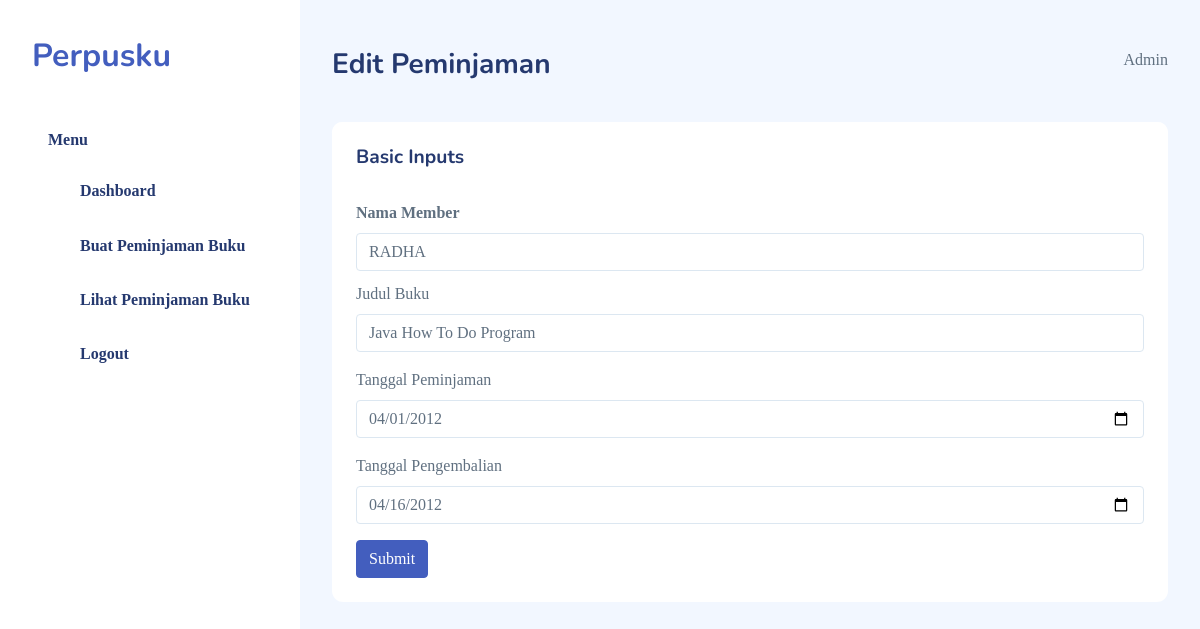
Screenshot of /edit_peminjaman.php?id=4 (signed in) with the database file from the repository.
### tables this page shows
CREATE TABLE `lms_admin` (
  `id_admin` int(11) NOT NULL,
  `nama` varchar(150) NOT NULL,
  `email` varchar(150) NOT NULL,
  `password` varchar(150) NOT NULL,
  `jenis_kelamin` varchar(50) NOT NULL,
  `no_hp` varchar(20) NOT NULL,
  `alamat` varchar(250) NOT NULL
);

CREATE TABLE `lms_book_issue` (
  `BOOK_ISSUE_NO` int(11) NOT NULL,
  `MEMBER_ID` varchar(10) NOT NULL,
  `BOOK_CODE` varchar(10) NOT NULL,
  `DATE_ISSUE` varchar(50) NOT NULL,
  `DATE_RETURN` varchar(50) NOT NULL
);

CREATE TABLE `lms_members` (
  `MEMBER_ID` varchar(10) NOT NULL,
  `MEMBER_NAME` varchar(30) NOT NULL,
  `CITY` varchar(20) DEFAULT NULL,
  `DATE_REGISTER` date NOT NULL,
  `DATE_EXPIRE` date DEFAULT NULL,
  `MEMBERSHIP_STATUS` varchar(15) NOT NULL
);

CREATE TABLE `lms_book_details` (
  `BOOK_CODE` varchar(10) NOT NULL,
  `BOOK_TITLE` varchar(50) NOT NULL,
  `CATEGORY` varchar(15) NOT NULL,
  `AUTHOR` varchar(30) NOT NULL,
  `PUBLICATION` varchar(30) DEFAULT NULL,
  `PUBLISH_DATE` date DEFAULT NULL,
  `BOOK_EDITION` int(2) DEFAULT NULL,
  `PRICE` varchar(15) NOT NULL,
  `RACK_NUM` varchar(3) DEFAULT NULL,
  `DATE_ARRIVAL` date NOT NULL,
  `SUPPLIER_ID` varchar(3) NOT NULL
);

### edit_peminjaman.php (the view, shortened to what this page needs)
<?php
include('db.php');
$get_user = mysqli_query($db, "SELECT * FROM lms_admin WHERE email='$_SESSION[email]'");
$user = mysqli_fetch_array($get_user);
$id_peminjaman = $_GET['id'];
$query = "SELECT * FROM lms_book_issue JOIN lms_members ON lms_book_issue.MEMBER_ID = lms_members.MEMBER_ID JOIN lms_book_details ON lms_book_issue.BOOK_CODE = lms_book_details.BOOK_CODE WHERE lms_book_issue.BOOK_ISSUE_NO = $id_peminjaman";;
$get_peminjaman = mysqli_query($db, $query);
$peminjaman = mysqli_fetch_array($get_peminjaman);
?>
<!DOCTYPE html>
<html lang="en">
<head>
    <link rel="stylesheet" href="mazer/dist/assets/css/main/app.css">
    <link rel="stylesheet" href="mazer/dist/assets/css/main/app-dark.css">
</head>
<body>
    <div id="app">
        <div id="sidebar" class="active">
            <div class="sidebar-wrapper active">
                <div class="sidebar-header position-relative">
                    <div class="d-flex justify-content-between align-items-center">
                        <div class="logo">
                            <a href="dashboard.php">Perpusku</a>
                        </div>
                    </div>
                </div>
                <div class="sidebar-menu">
                    <ul class="menu">
                        <li class="sidebar-title">Menu</li>
                        <li class="sidebar-item  ">
                            <a href="dashboard.php" class='sidebar-link'>
                                <i class="bi bi-grid-fill"></i>
                                <span>Dashboard</span>
                            </a>
                        </li>
                        <li class="sidebar-item  ">
                            <a href="form_peminjaman.php" class='sidebar-link'>
                                <i class="bi bi-grid-1x2-fill"></i>
                                <span>Buat Peminjaman Buku</span>
                            </a>
                        </li>
                        <li class="sidebar-item  ">
                            <a href="data_peminjam.php" class='sidebar-link'>
                                <i class="bi bi-grid-1x2-fill"></i>
                                <span>Lihat Peminjaman Buku</span>
                            </a>
                        </li>
                        <li class="sidebar-item  ">
                            <a href="logout.php" class='sidebar-link'>
                                <i class="bi bi-box-arrow-right"></i>
                                <span>Logout</span>
                            </a>
                        </li>
                    </ul>
                </div>
            </div>
        </div>
        <div id="main">
            <div class="page-heading">
                <div class="page-title">
                    <div class="row">
                        <div class="col-12 col-md-6 order-md-1 order-last">
                            <h3>Edit Peminjaman</h3>
                        </div>
                        <div class="col-12 col-md-6 order-md-2 order-first">
                            <nav aria-label="breadcrumb" class="breadcrumb-header float-start float-lg-end">
                                <ol class="breadcrumb">
                                    <li class="breadcrumb-item"><?= $user['nama'] ?></li>
                                </ol>
                            </nav>
                        </div>
                    </div>
                </div>
            </div>
            <div class="card">
                <div class="card-header">
                    <h4 class="card-title">Basic Inputs</h4>
                </div>
                <div class="card-body">
                    <form method="POST" class="form-data" id="form-data">
                        <div class="form-group">
                            <label for="exampleInputEmail1" class="form-label">Nama Member</label>
                            <input type="text" name="nama_member" id="nama_member" value="<?= $peminjaman['MEMBER_NAME'] ?>" class="form-control" aria-describedby="emailHelp" required>
                        </div>
                        <div class="mb-3">
                            <label for="nama_buku" class="form-label">Judul Buku</label>
                            <input type="text" name="nama_buku" id="nama_buku" value="<?= $peminjaman['BOOK_TITLE'] ?>" class="form-control" required>
                        </div>
                        <div class="mb-3">
                            <label for="tgl_peminjaman" class="form-label">Tanggal Peminjaman</label>
                            <input type="date" name="tgl_peminjaman" id="tgl_peminjaman" value="<?= $peminjaman['DATE_ISSUE'] ?>" class="form-control" required>
                        </div>
                        <div class="mb-3">
                            <label for="tgl_pengembalian" class="form-label">Tanggal Pengembalian</label>
                            <input type="date" name="tgl_pengembalian" id="tgl_pengembalian" value="<?= $peminjaman['DATE_RETURN'] ?>" class="form-control" required>
                        </div>
                        <button type="submit" class="btn btn-primary simpan" id="simpan">Submit</button>
                    </form>
                </div>
            </div>
        </div>
    </div>
</body>
</html>

### rows the page displays
lms_admin: nama "Admin"
lms_book_issue: nama_member "RADHA", nama_buku "Java How To Do Program", tgl_peminjaman "04/01/2012", tgl_pengembalian "04/16/2012"
